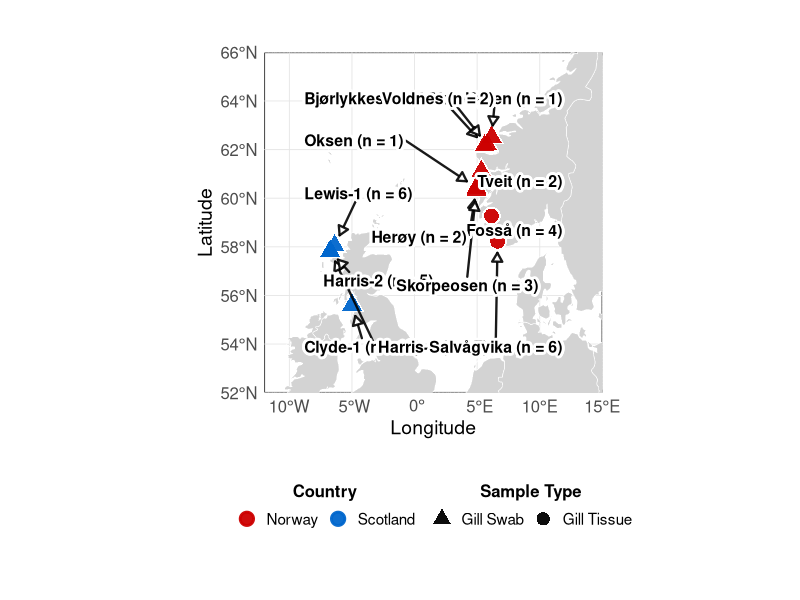

Write the R code that produced this figure.
#R Code for North Atlantic Map - FINAL VERSION
# Sample counts in labels, no size scaling, corrected sample types

# Load required packages
library(ggplot2)
library(dplyr)
library(sf)
library(rnaturalearth)
library(rnaturalearthdata)
library(readxl)
library(ggrepel)

# Set working directory and file paths
base_dir  <- "/Users/brendan/Documents/Documents - Brendan's MacBook Pro/University of Glasgow/PhD/Geographical Study/Write up/VCFs/VCFs_forbrendan"


# Read the metadata file
metadata <- read_excel("MetaData.xlsx")

# Clean and prepare the data with corrected sample types
map_data <- metadata %>%
  rename(Latitude = Lattitude) %>%
  filter(!is.na(Latitude) & !is.na(Longitude)) %>%
  # Group by site to get sample counts and types
  group_by(Site, Country, Latitude, Longitude) %>%
  summarise(
    Sample_Types = paste(unique(Sample_Type), collapse = " & "),
    Sample_Count = n(),
    .groups = "drop"
  ) %>%
  # Create corrected sample type categories based on your specifications
  mutate(
    Sample_Type_Category = case_when(
      Site %in% c("Fosså", "Salvågvika") ~ "Gill Tissue",
      TRUE ~ "Gill Swab"  # All other sites are swab only
    ),
    # Create site labels with sample counts
    Site_Label = paste0(Site, " (n = ", Sample_Count, ")")
  )

# Get world map data
world <- ne_countries(scale = "medium", returnclass = "sf")

# Define map boundaries (back to wider view for context)
lon_limits <- c(-12, 15)  
lat_limits <- c(52, 66)

# Create the final map
p <- ggplot() +
  # Add country polygons
  geom_sf(data = world, 
          fill = "lightgray", 
          color = "white", 
          size = 0.3) +
  
  # Add white outline around each point for contrast
  geom_point(data = map_data,
             aes(x = Longitude, y = Latitude, 
                 shape = Sample_Type_Category),
             color = "white",
             size = 5,            # Much smaller size
             alpha = 1,
             stroke = 2) +
  
  # Add the colored points on top
  geom_point(data = map_data,
             aes(x = Longitude, y = Latitude, 
                 color = Country, 
                 shape = Sample_Type_Category),
             size = 4,            # Much smaller size
             alpha = 0.95,
             stroke = 1.5) +
  
  # Add site labels with sample counts - improved positioning
  geom_text_repel(data = map_data,
                  aes(x = Longitude, y = Latitude, 
                      label = Site_Label),
                  size = 4,
                  fontface = "bold",
                  color = "black",
                  bg.color = "white",
                  bg.r = 0.25,
                  box.padding = 2,      # Much more padding
                  point.padding = 1,    # More space from points
                  segment.color = "black",
                  segment.size = 0.8,
                  segment.alpha = 0.9,
                  arrow = arrow(length = unit(0.03, "npc"), 
                                type = "closed"),
                  max.overlaps = Inf,
                  force = 0.75,            # Stronger force to separate labels
                  force_pull = 0.5,     # Less pull back to points
                  min.segment.length = 0.1,
                  xlim = c(-12, 15),    # Allow labels to extend beyond map
                  ylim = c(52, 66),     # Allow labels to extend beyond map
                  direction = "both") + # Allow movement in both directions
  
  # Set coordinate limits
  coord_sf(xlim = lon_limits, ylim = lat_limits, expand = FALSE) +
  
  # Color scheme: Red for Norway, Blue for Scotland
  scale_color_manual(values = c("Norway" = "#CC0000",     # Darker red
                                "Scotland" = "#0066CC"),   # Darker blue
                     name = "Country") +
  
  # Shape scheme for sample types (only two types now)
  scale_shape_manual(values = c("Gill Tissue" = 16,    # solid circle
                                "Gill Swab" = 17),     # triangle
                     name = "Sample Type") +
  
  # Labels and title
  labs(title = "",
       x = "Longitude",
       y = "Latitude") +
  
  # Theme
  theme_minimal() +
  theme(
    panel.grid.major = element_line(color = "gray90", size = 0.3),
    panel.grid.minor = element_blank(),
    panel.background = element_rect(fill = "white"),
    plot.title = element_text(size = 18, face = "bold", hjust = 0.5),
    axis.title = element_text(size = 14),
    axis.text = element_text(size = 12),
    legend.position = "bottom",
    legend.box = "horizontal",
    legend.margin = margin(t = 20),
    legend.title = element_text(size = 12, face = "bold"),
    legend.text = element_text(size = 11),
    plot.margin = margin(t = 15, r = 15, b = 50, l = 15)
  ) +
  
  # Simplified guides (no size legend)
  guides(
    color = guide_legend(override.aes = list(size = 3.5),
                         title.position = "top",
                         title.hjust = 0.5,
                         order = 1),
    shape = guide_legend(override.aes = list(size = 3.5),
                         title.position = "top", 
                         title.hjust = 0.5,
                         order = 2)
  )

# Print the map
print(p)

#ggsave('map_plot_matt.tiff', 
#      plot = p, 
#     dpi = 'retina', 
#    units = 'cm', 
#   width = 50,
#  height = 50)

# Save the final map
#ggsave("north_atlantic_sampling_sites_FINAL.png", plot = p, 
#     width = 14, height = 12, dpi = 400, units = "in")
#ggsave("north_atlantic_sampling_sites_FINAL.pdf", plot = p, 
#      width = 14, height = 12, units = "in")

# Print summary to verify the sample types are correct
cat("\n=== SAMPLING SITE SUMMARY ===\n")
cat("Total sites:", nrow(map_data), "\n")
print(map_data %>% 
        select(Site, Country, Sample_Type_Category, Sample_Count, Site_Label) %>%
        arrange(Country, Site))

cat("\nSample types by site:\n")
gill_tissue_sites <- map_data %>% filter(Sample_Type_Category == "Gill Tissue")
cat("Gill Tissue sites:", paste(gill_tissue_sites$Site, collapse = ", "), "\n")
cat("All other sites: Gill Swab\n")

cat("\nFinal map saved as:\n")
cat("- north_atlantic_sampling_sites_FINAL.png\n")
cat("- north_atlantic_sampling_sites_FINAL.pdf\n")
